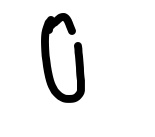
#> input picture data/dataset/0/10679.jpg, 155 x 137 px, found by its file name; its folder holds only this picture in this run
$ jupyter execute --allow-errors Handwritten_Optical_Character_Recognition_Calculator.ipynb   (shell and % lines are left out)
#> lines starting #> are read from the running program, lines starting #| are printed output that depends on the picture; after the words box and inside, x2 and y2 are one past the last pixel; in counts of white or black regions, pixels touching at a corner belong together
# Handwritten Optical Character Recognition Calculator

<br>
The dataset is taken from [this link](https://www.kaggle.com/sagyamthapa/handwritten-math-symbols)

## Importing Necessary Libraries

[cell 1]
import numpy as np
import cv2
import os
import tensorflow as tf
from tensorflow.keras.layers import Input, Conv2D, Activation, MaxPool2D, Flatten, Dense, Dropout, BatchNormalization
from tensorflow.keras.initializers import glorot_uniform
from tensorflow.keras.models import Sequential
from tensorflow.keras.optimizers import Adam, SGD
from tensorflow.keras.regularizers import l2
from tensorflow.keras.preprocessing.image import ImageDataGenerator
from tensorflow.keras.callbacks import LearningRateScheduler, ModelCheckpoint
from tensorflow.keras.utils import to_categorical
from sklearn.model_selection import train_test_split
from sklearn.metrics import classification_report, confusion_matrix
from sklearn.preprocessing import LabelEncoder
import seaborn as sn
import matplotlib.pyplot as plt
import pandas as pd
import imutils
from imutils.contours import sort_contours

## Cloning GitHub Repository for Dataset

## Loading the Dataset

[cell 2]
x = []
y = []
datadir = '/content/Handwritten_Optical_Character_Recognition_Calculator/data/dataset'
for folder in os.listdir(datadir):
    path = os.path.join(datadir, folder)
    for images in os.listdir(path):
        img = cv2.imread(os.path.join(path, images))
#> img is the input picture: shape (137, 155, 3); min 0, max 255, mean 236.8
        x.append(img)
        y.append(folder)

print(len(x))
#| 2
print(len(y))
print(f'labels : {list(set(y))}')

## Visualizing Images in the Dataset

[cell 3]
# Visualizing single image from each class
figure = plt.figure(figsize=(10, 10))
j = 0
for i in list(set(y)):
    idx = y.index(i)
    img = x[idx]
    img = cv2.resize(img, (256, 256))
    figure.add_subplot(5, 5, j+1)
    plt.imshow(img)
    plt.axis('off')
    plt.title(i)
    j += 1
#> this loop made 2 passes
#> pass 2, `img = cv2.resize(img, (256, 256))`:
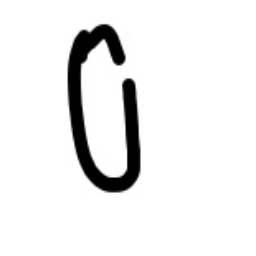
#> img: shape (256, 256, 3); min 0, max 255, mean 236.7
#> after the loop, j = 2
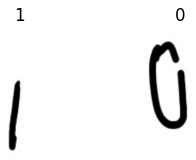
#> figure drawn by matplotlib, 2 panels

## Data Distribution of the Dataset

[cell 4]
unique, count = np.unique(y, return_counts=True)
figure = plt.figure(figsize=(20, 10))
#> (the rest of this cell did not finish here and is left out)

As can been seen, the dataset is not much imbalanced. So balancing is not required here much.

## Preprocessing the Data

[cell 5]
X = []
for i in range(len(x)):
    img = x[i]

    # converting to grayscale and thresholding
    img_gray = cv2.cvtColor(img, cv2.COLOR_BGR2GRAY)
    threshold_image = cv2.threshold(img_gray, 0, 255, cv2.THRESH_BINARY_INV|cv2.THRESH_OTSU)[1]

    # resizing images to 32x32
    threshold_image = cv2.resize(threshold_image, (32, 32))
    X.append(threshold_image)
#> this loop made 2 passes
#> pass 1, `threshold_image = cv2.threshold(img_gray, 0, 255, cv2.THRESH_BINARY_IN..`:
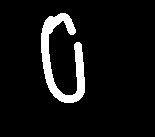
#> threshold_image: shape (137, 155); 7.2% white; 1 white region, box (x1, y1, x2, y2) and area: (41, 13, 85, 103) 1536
#> pass 2, `img_gray = cv2.cvtColor(img, cv2.COLOR_BGR2GRAY)`:
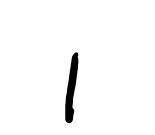
#> img_gray: shape (135, 155); min 0, max 255, mean 248.7
#> after the loop, X = 2 items
print(len(X))
#| 2

[cell 6]
# encoding string labels to integer labels
label_encoder = LabelEncoder()
y = label_encoder.fit_transform(y)
print(len(y))

[cell 7]
# Splittind dataset into Train and Test Set
np.random.seed(10)
X_train, X_test, Y_train, Y_test = train_test_split(X, y, test_size=0.2)
#> X_train = 1 item; X_test = 1 item; Y_train = [1]; Y_test = [0]

## Data Distribution in Train and Test Set

[cell 8]
unique_train, count_train = np.unique(Y_train, return_counts=True)
#> unique_train = [1]; count_train = [1]
figure = plt.figure(figsize=(20, 10))
#> (the rest of this cell did not finish here and is left out)

[cell 9]
unique_test, count_test = np.unique(Y_test, return_counts=True)
#> unique_test = [0]; count_test = [1]
figure = plt.figure(figsize=(20, 10))
#> (the rest of this cell did not finish here and is left out)

## Defining the Model

[cell 10]
X_train = np.array(X_train)
X_test = np.array(X_test)
Y_train = np.array(Y_train)
Y_test = np.array(Y_test)

#> (the rest of this cell did not finish here and is left out)

[cell 11]
def math_symbol_and_digits_recognition(input_shape=(32, 32, 1)):
    regularizer = l2(0.01)
    model = Sequential()
    model.add(Input(shape=input_shape))
    model.add(Conv2D(32, (3, 3), strides=(1, 1), padding='same',
                     kernel_initializer=glorot_uniform(seed=0),
                     name='conv1', activity_regularizer=regularizer))
    model.add(Activation(activation='relu', name='act1'))
    model.add(MaxPool2D((2, 2), strides=(2, 2)))
    model.add(Conv2D(32, (3, 3), strides=(1, 1), padding='same',
                     kernel_initializer=glorot_uniform(seed=0),
                     name='conv2', activity_regularizer=regularizer))
    model.add(Activation(activation='relu', name='act2'))
    model.add(MaxPool2D((2, 2), strides=(2, 2)))
    model.add(Conv2D(64, (3, 3), strides=(1, 1), padding='same',
                     kernel_initializer=glorot_uniform(seed=0),
                     name='conv3', activity_regularizer=regularizer))
    model.add(Activation(activation='relu', name='act3'))
    model.add(MaxPool2D((2, 2), strides=(2, 2)))
    model.add(Flatten())
    model.add(Dropout(0.5))
    model.add(Dense(120, activation='relu', kernel_initializer=glorot_uniform(seed=0), name='fc1'))
    model.add(Dense(84, activation='relu', kernel_initializer=glorot_uniform(seed=0), name='fc2'))
    model.add(Dense(14, activation='softmax', kernel_initializer=glorot_uniform(seed=0), name='fc3'))

    optimizer = Adam()
    model.compile(loss='categorical_crossentropy', optimizer=optimizer, metrics=['accuracy'])
    return model

#> (a cell that did not finish here is left out)

## Training the Model

[cell 13]
# function for learning rate decay
def step_decay(epoch):
    initial_learning_rate = 0.001
    dropEvery = 10
    factor = 0.5
    lr = initial_learning_rate*(factor**np.floor((1 + epoch)/dropEvery))
    return float(lr)

#> (the rest of this cell did not finish here and is left out)

#> (a cell that did not finish here is left out)

## Loss and Accuracy Plot

[cell 15]
figure = plt.figure(figsize=(10, 10))
#> (the rest of this cell did not finish here and is left out)

## Classification Report

#> (a cell that did not finish here is left out)

## Confusion Matrix

#> (a cell that did not finish here is left out)

## Testing the Model

[cell 18]
def test_pipeline(image_path):
    img = cv2.imread(image_path)
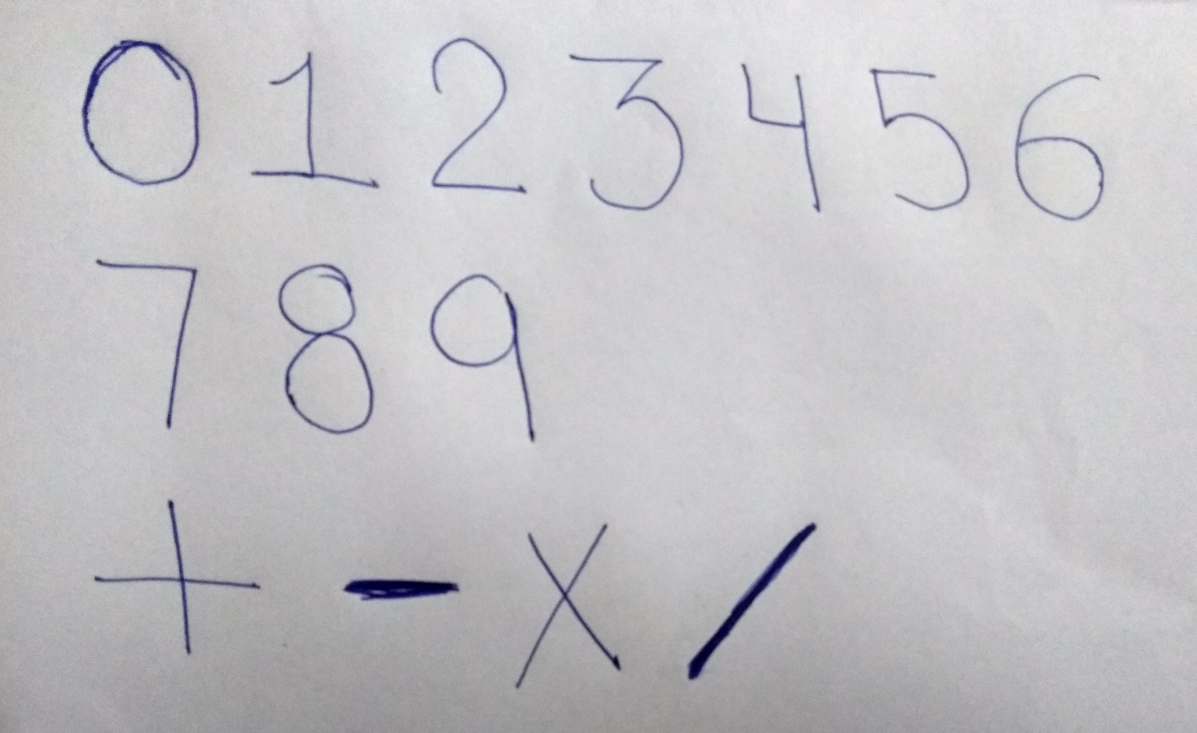
#> input picture data/test.jpg, 3591 x 2198 px, found by its file name (shown at 1/3 size)
#> img is the input picture: shape (2198, 3591, 3); mean B, G, R 198.1, 194.9, 195.7

    # resizing image to size 800x800
    img = cv2.resize(img, (800, 800))
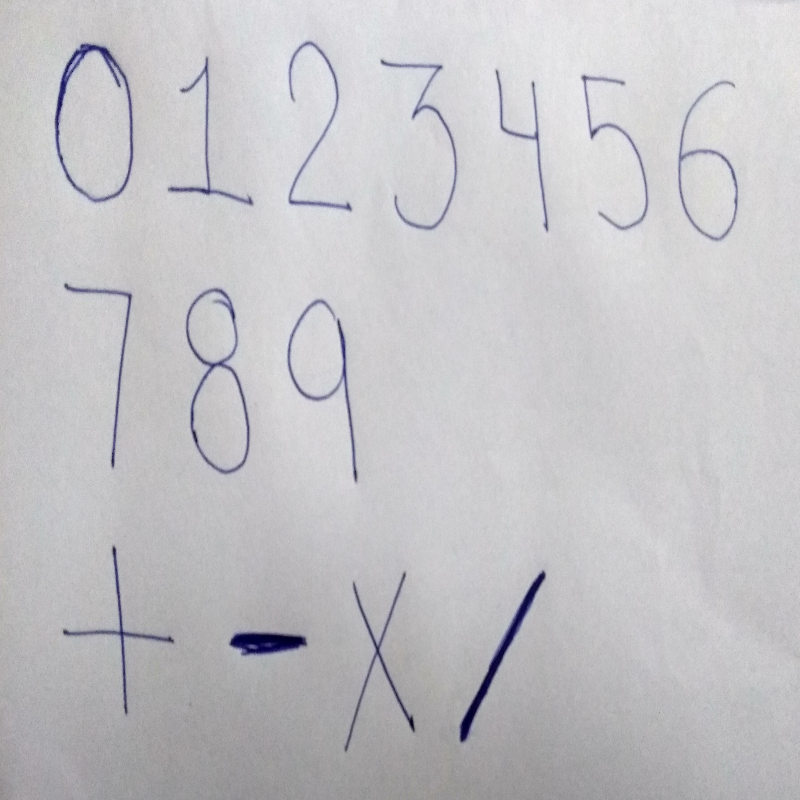
#> img: shape (800, 800, 3); mean B, G, R 198, 194.8, 195.6

    # conversion to gray scale and edge detection
    img_gray = cv2.cvtColor(img, cv2.COLOR_BGR2GRAY)
#> img_gray: shape (800, 800)
    edged = cv2.Canny(img_gray, 30, 150)
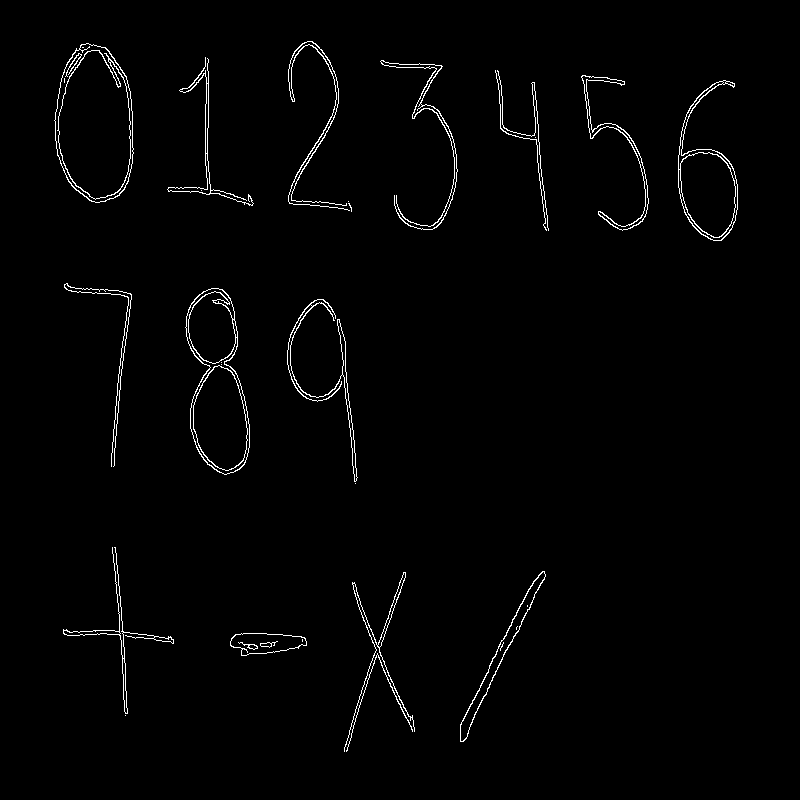
#> edged: shape (800, 800); 1.5% white in thin lines or dots, all inside (x1, y1, x2, y2) = (54, 41, 738, 752)

    # contour detection
    contours = cv2.findContours(edged.copy(), cv2.RETR_EXTERNAL, cv2.CHAIN_APPROX_SIMPLE)
#> contours = 21 contours, 8 with area under 20; largest, box (x1, y1, x2, y2) and area: (54, 43, 134, 203) 9856, (185, 288, 250, 475) 8152, (678, 80, 738, 241) 4634, (460, 571, 546, 742) 1556, (230, 633, 307, 656) 1189
    contours = imutils.grab_contours(contours)
    contours = sort_contours(contours, method="left-to-right")[0]
    labels = ['0', '1', '2', '3', '4', '5', '6', '7', '8', '9', 'add', 'div', 'mul', 'sub']

    for c in contours:
        (x, y, w, h) = cv2.boundingRect(c)
        if 20<=w and 30<=h:
            roi = img_gray[y:y+h, x:x+w]

            # thresholding the image
            thresh = cv2.threshold(roi, 0, 255, cv2.THRESH_BINARY_INV | cv2.THRESH_OTSU)[1]
            (th, tw) = thresh.shape
            if tw > th:
                thresh = imutils.resize(thresh, width=32)
            if th > tw:
                thresh = imutils.resize(thresh, height=32)
            (th, tw) = thresh.shape

            # padding the image
            dx = int(max(0, 32 - tw)/2.0)
            dy = int(max(0, 32 - th) / 2.0)
            padded = cv2.copyMakeBorder(thresh, top=dy, bottom=dy, left=dx, right=dx, borderType=cv2.BORDER_CONSTANT,
                                       value=(0, 0, 0))
            padded = cv2.resize(padded, (32, 32))
            padded = np.array(padded)
            padded = padded/255.
            padded = np.expand_dims(padded, axis=0)
            padded = np.expand_dims(padded, axis=-1)
            pred = model.predict(padded)
            pred = np.argmax(pred, axis=1)
            label = labels[pred[0]]
            cv2.rectangle(img, (x, y), (x+w, y+h), (0, 0, 255), 2)
            cv2.putText(img, label, (x-5, y), cv2.FONT_HERSHEY_SIMPLEX, 0.5, (0, 0, 255))
#> this loop made 1 pass
#> (x, y, w, h, dx, dy) on pass 1: (54, 43, 80, 160, 8, 0)
#> pass 1, in test_pipeline, `roi = img_gray[y:y+h, x:x+w]`:
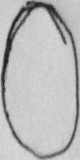
#> roi: shape (160, 80); min 24, max 218, mean 185.6
#> pass 1, in test_pipeline, `thresh = cv2.threshold(roi, 0, 255, cv2.THRESH_BINARY_INV | cv2.THRESH..`:
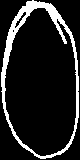
#> thresh: shape (160, 80); 13.2% white; 1 white region, box (x1, y1, x2, y2) and area: (1, 0, 79, 159) 1688
#> pass 1, in test_pipeline, `padded = cv2.copyMakeBorder(thresh, top=dy, bottom=dy, left=dx, right=..`:
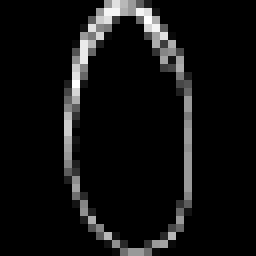
#> padded: shape (32, 32) (shown 8 times larger); min 0, max 255, mean 16.8

    figure = plt.figure(figsize=(10, 10))
    img = cv2.cvtColor(img, cv2.COLOR_BGR2RGB)
    plt.imshow(img)
    plt.axis('off')
    plt.show()
